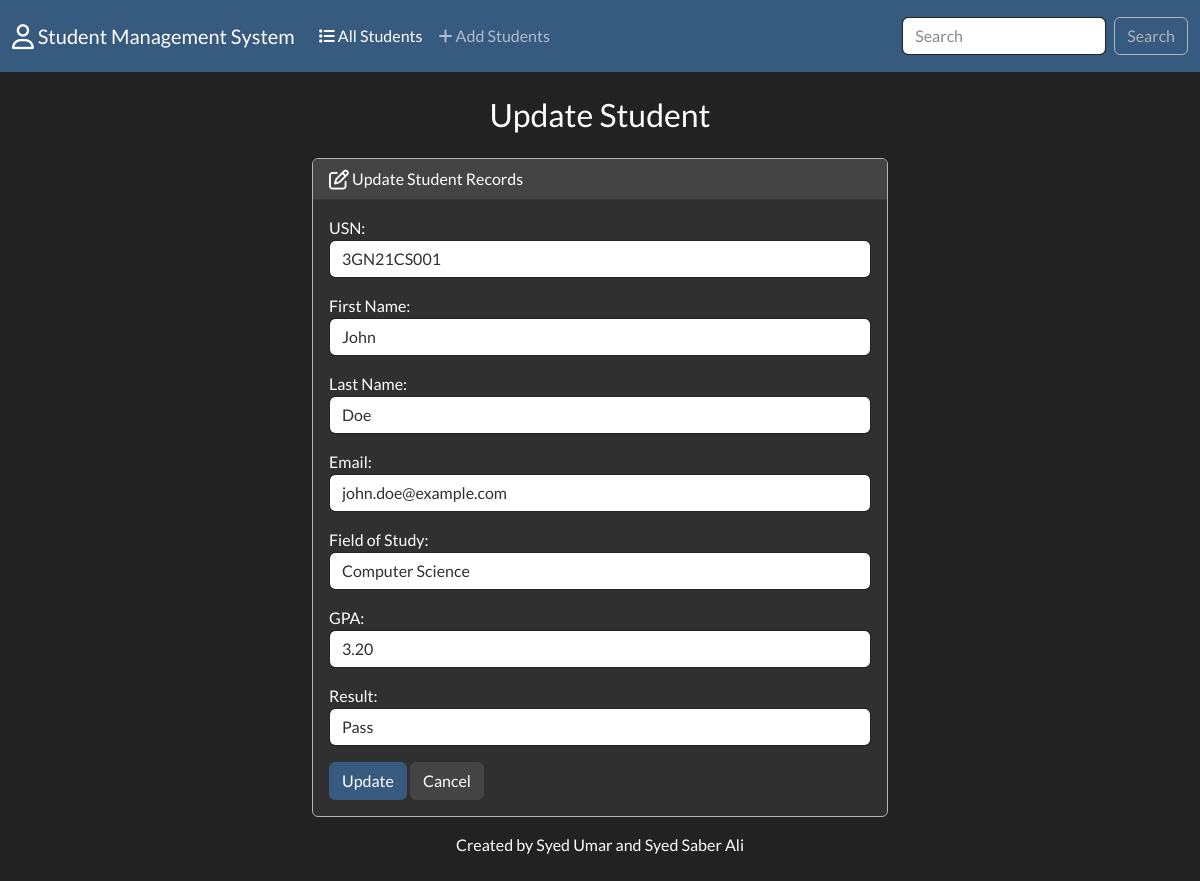
Page /edit/2/ on the committed database.
### students/models.py (models this page shows, shortened)
class Student(models.Model):
    first_name = models.CharField(max_length=100)
    last_name = models.CharField(max_length=100)
    email = models.EmailField()
    field_of_study = models.CharField(max_length=100)
    usn = models.CharField(max_length=100, unique=True)
    gpa = models.DecimalField(max_digits=4, decimal_places=2)
    RESULT_CHOICES = [
        ('pass', 'Pass'),
        ('fail', 'Fail'),
    ]
    result = models.CharField(max_length=4, choices=RESULT_CHOICES, default='pass')

### students/views.py (the view)
# urls.py: path('edit/<int:id>/',views.edit,name='edit'),
def edit(request,id):
    student = Student.objects.get(pk=id)
    form = StudentForm(request.POST, instance=student)
    if form.is_valid():
        form.save()
        return render(request,'students/edit.html' ,{
            'form': form,
            'success': True
        })
    else:
        student = Student.objects.get(pk=id)
        form = StudentForm(instance=student)
    return render(request,'students/edit.html',{
        'form': form
    })

### students/forms.py
class StudentForm(forms.ModelForm):
    class Meta:
        model = Student
        fields = ['usn', 'first_name', 'last_name', 'email', 'field_of_study', 'gpa', 'result']
        labels = {
            'usn': 'USN',
            'first_name': 'First Name',
            'last_name': 'Last Name',
            'email': 'Email',
            'field_of_study': 'Field of Study',
            'gpa': 'GPA',
            'result': 'Result'
        }
        widgets = {
            'usn': forms.TextInput(attrs={'class': 'form-control'}),
            'first_name': forms.TextInput(attrs={'class': 'form-control'}),
            'last_name': forms.TextInput(attrs={'class': 'form-control'}),
            'email': forms.EmailInput(attrs={'class': 'form-control'}),
            'field_of_study': forms.TextInput(attrs={'class': 'form-control'}),
            'gpa': forms.NumberInput(attrs={'class': 'form-control'}),
            'result': forms.Select(attrs={'class': 'form-control'}, choices=Student.RESULT_CHOICES),
        }

### students/templates/students/edit.html (shortened to what this page needs)
{% extends "students/base.html" %}
{% block body %}
    <h3 class="text-center m-4">Update Student</h3>
    {% if success %}
        <div class="alert alert-success" role="alert">
            Student updated successfully.
            <a href="{% url 'index' %}" class="alert-link">Go to Homepage.</a>
        </div>
    {% else %}
    <div class="row justify-content-center">
        <div class="col-6">
            <div class="card border-light mb-3">
                <div class="card-header">
                    <i class="fa-regular fa-pen-to-square fa-lg"></i> Update Student Records
                </div>
                <div class="card-body">
                    <form action="" method="POST">
                        {{ form.as_p }}
                        <button type="submit" class="btn btn-primary">Update</button>
                        <a href="{% url 'index' %}" class="btn btn-secondary">Cancel</a>
                    </form>
                </div>
            </div>
        </div>
    </div>
    {% endif %}
{% endblock %}

### rows in the picture
Student: usn "3GN21CS001", first_name "John", last_name "Doe", email "john.doe@example.com", field_of_study "Computer Science", gpa "3.20", result "Pass"
